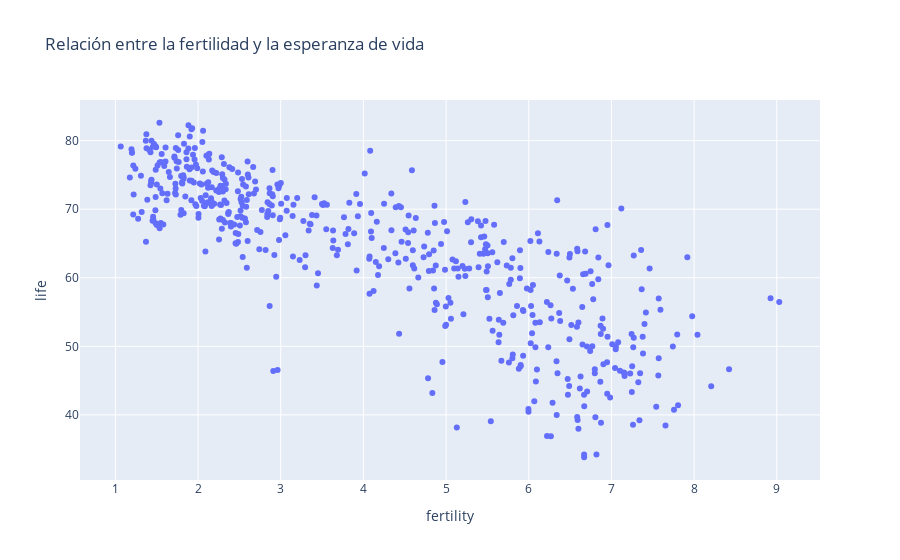

Here is the notebook cell this chart was saved with:
### Markdown cell above
Vemos que solo hay un par de variables con una correlación fuerte negativa (fertilidad y esperanza de vida). Observemos su gráfico de dispersión.

### Code cell
df_filtered = merged_df.dropna(subset=['fertility', 'co2', 'year'])

fig = px.scatter(df_filtered, x='fertility', y='life',
                 title='Relación entre la fertilidad y la esperanza de vida')
fig.show()

### Figure 1 — Plotly figure (JSON) as saved in the notebook; plotly's stock layout.template omitted (floating-point values rounded to 4 significant figures; data arrays with more than 128 entries replaced by an {"elided": "..."} marker saying what was removed)
{"data": [{"hovertemplate": "fertility=%{x}<br>life=%{y}<extra></extra>", "legendgroup": "", "marker": {"color": "#636efa", "symbol": "circle"}, "mode": "markers", "name": "", "orientation": "v", "showlegend": false, "type": "scatter", "x": {"elided": "529 float values"}, "xaxis": "x", "y": {"elided": "529 float values"}, "yaxis": "y"}], "layout": {"legend": {"tracegroupgap": 0}, "title": {"text": "Relación entre la fertilidad y la esperanza de vida"}, "xaxis": {"anchor": "y", "domain": [0, 1], "title": {"text": "fertility"}}, "yaxis": {"anchor": "x", "domain": [0, 1], "title": {"text": "life"}}}}
